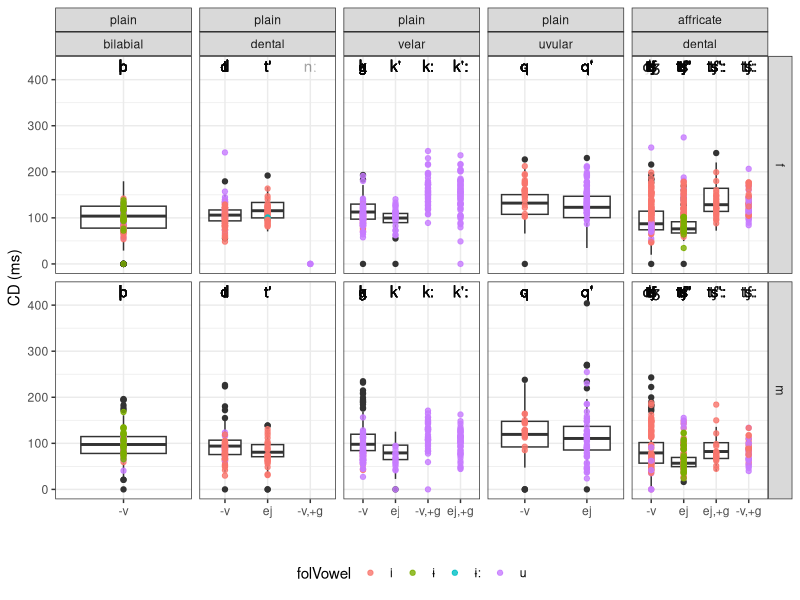
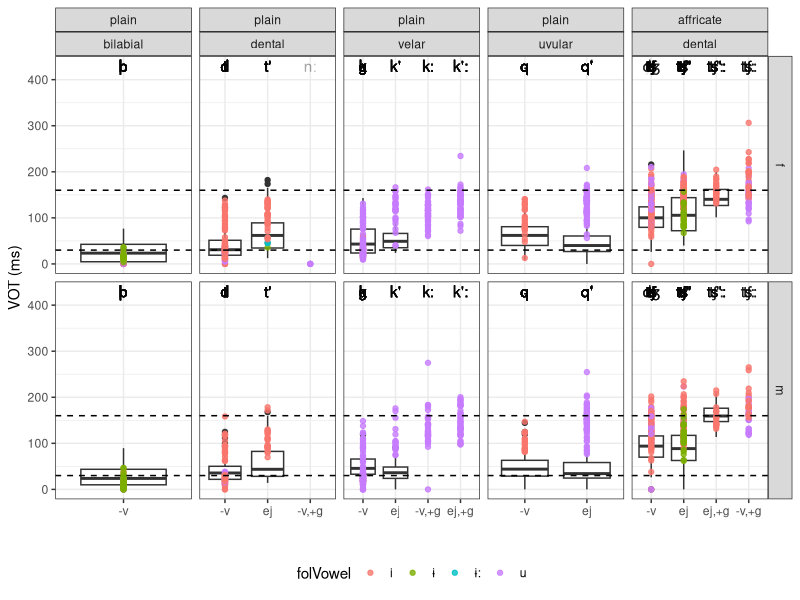
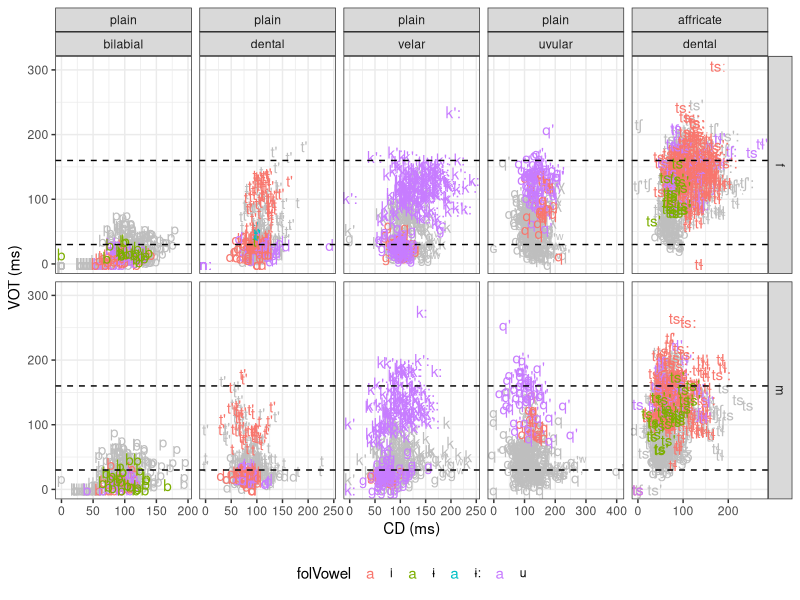

Generate these figures, in order, with R:
## ---- chunk 1
knitr::opts_chunk$set(message = FALSE, warning = FALSE)
library(tidyverse)

df <- read_tsv("data/speakers.csv")

results <- read_tsv("data/results.tsv")
correspondence <- read_tsv("data/correspondence.tsv")

results %>% 
  left_join(correspondence) %>% 
  left_join(df) %>% 
  filter(!grepl("[tʃrlnm]", folVowel),
       !grepl("[tʃrlnm]", prevVowel)) %>% 
  mutate(repetition = ifelse(repetition == "--undefined--", "", repetition),
         repetition = paste(context, repetition),
         folVowDur = as.double(ifelse(folVowDur == "--undefined--",NA, folVowDur)),
         geminate = ifelse(grepl("[ː:]", stop),"+g", "-g"),
         aff_type = ifelse(grepl("[sz]", stop),"dent", NA),
         aff_type = ifelse(grepl("[ʃʒšžǯ]", stop),"alv", aff_type),
         aff_type = ifelse(grepl("ɬ", stop),"lat", aff_type),
         aff_type = ifelse(grepl("χ", stop),"uv", aff_type),
         affric = ifelse(grepl("ɬ", stop),"affricate", affric),
         affric = ifelse(grepl("χ", stop),"affricate", affric),
         affric = ifelse(poa == "uvular", "plain", affric),
         aff_type = ifelse(grepl("χ", stop),"uv", aff_type),
         poa = ifelse(stop == "ɡ", "velar", poa),
         aff_type = factor(aff_type, levels = c("dent", "alv", "lat", "uv")),
         affric = factor(affric, levels = c("plain", "affricate")),
         voice = ifelse(voice == "voiced", "+v", "-v")) %>% 
  mutate(fric = fric * 1000,
         postfric = postfric*1000,
         folVowDur = folVowDur*1000,
         closdur = closdur*1000,
         VOT = fric + postfric,
         cd_n = closdur/folVowDur,
         vot_n = VOT/folVowDur,
         utterance = paste0(context, "_", repetition),
         poa = factor(poa, levels = c("bilabial", "dental", "velar", "uvular")),
         c_type = ifelse(glott == "glottalic", "ej", voice),
         c_type = ifelse(geminate == "+g", paste0(c_type, ",", "+g"), c_type),
         c_type = factor(c_type, levels = c("+v", "-v", "ej", "-v,+g", "ej,+g"))) ->
  final_df

final_df %>%
  mutate(prevVowel = ifelse(is.na(prevVowel), "#", prevVowel)) %>% 
  filter(
    repetition != "iso 4",
    repetition != "iso 5",
    repetition != "iso 6",
    repetition != "iso 0",
    repetition != "iso i",
    repetition != "iso NA",
    prevVowel != "b",
    prevVowel != "g",
    prevVowel != "g\\)",
    prevVowel != "j\\)",
    prevVowel != "k",
    prevVowel != "\\(k",
    prevVowel != "k:",
    prevVowel != "k'",
    prevVowel != "\\(qχ",
    prevVowel != "s",
    prevVowel != "\\(s",
    prevVowel != "w",
    prevVowel != "z",
    prevVowel != "χ",
    folVowel != "ʔ",
    folVowel != "ɢ",
    folVowel != "ʔ\\)",
    folVowel != "b",
    folVowel != "j",
    folVowel != "j",
    folVowel != "j)",
    folVowel != "\\(j\\)",
    folVowel != "k'",
    folVowel != "p'",
    folVowel != "q",
    folVowel != "qχ",
    folVowel != "w",
    folVowel != "\\(w",
    folVowel != "w\\)",
    folVowel != "\\(w\\)",
    stop != "(ʔ",
    stop != "(ʔ)",
    stop != "ʔ)",
    stop != "n:)",
    stop != "n)",
    stop != "(n",    
    stop != "(h",
    stop != "(j",
    stop != "(j)",
    stop != "j)",
    stop != "(s",
    stop != "(w)") ->
  final_df

final_df %>% 
  mutate(stop_label = str_replace_all(final_df$stop, "[wʲʷˤχ\\(\\)\\?]", ""),
         folVowel = str_replace_all(final_df$folVowel, "[\\(\\)]", "")) %>%
    filter(position == "medial") ->
  final_df
## ---- chunk 2
final_df %>%
  filter(folVowel == "ɨ"|
           folVowel == "ɨ:"|
           folVowel == "u"|
           folVowel == "i"|
           folVowel == "i)"
         ) ->
  high_vowels

final_df %>% 
  filter(folVowel == "i"|
           folVowel == "e"|
           folVowel == "ẽ") ->
  front_vowels

## ---- chunk 3
final_df %>%
  filter(
    folVowel != "i",
    folVowel != "i)",
    folVowel != "ɨ",
    folVowel != "ɨ:",
    folVowel != "ɨ)",
    folVowel != "(u)",
    folVowel != "(u",
    folVowel != "u)",
    folVowel != "u"
  ) %>% 
  ggplot(aes(c_type, closdur, label = stop_label))+
  geom_text(aes(y = 430), alpha = 0.1)+
  geom_text(data = high_vowels, aes(y = 430, label = stop_label), alpha = 0.1)+
  geom_boxplot()+
  geom_point(data = high_vowels, alpha = 0.8,
               aes(c_type, closdur, color = folVowel))+
  theme_bw()+
  theme(legend.position="bottom")+
  facet_grid(Gender~affric+poa, scale = "free_x")+
  labs(y = "CD (ms)", x = "")
## ---- chunk 4
final_df %>% 
    filter(
    folVowel != "i",
    folVowel != "i)",
    folVowel != "ɨ",
    folVowel != "ɨ:",
    folVowel != "ɨ)",
    folVowel != "(u)",
    folVowel != "(u",
    folVowel != "u)",
    folVowel != "u",
    folVowel != "ʔ",
    folVowel != "ɢ",
    folVowel != "ʔ)",
    folVowel != "b",
    folVowel != "j",
    folVowel != "j",
    folVowel != "j)",
    folVowel != "(j)",
    folVowel != "k'",
    folVowel != "p'",
    folVowel != "q",
    folVowel != "qχ",
    folVowel != "w",
    folVowel != "(w",
    folVowel != "w)",
    folVowel != "(w)"
  ) %>% 
  ggplot(aes(c_type, VOT, label = stop_label))+
  geom_text(aes(y = 430), alpha = 0.1)+
  geom_text(data = high_vowels, aes(y = 430, label = stop_label), alpha = 0.1)+
  geom_boxplot()+
  geom_point(data = high_vowels, alpha = 0.8,
               aes(c_type, VOT, color = folVowel))+
  theme_bw()+
  theme(legend.position="bottom")+
  geom_hline(yintercept = 30, lty = 2)+
  geom_hline(yintercept = 160, lty = 2)+
  facet_grid(Gender~affric+poa, scale = "free_x")+
  labs(y = "VOT (ms)", x = "")
## ---- chunk 5
final_df %>% 
    filter(
    folVowel != "i",
    folVowel != "i)",
    folVowel != "ɨ",
    folVowel != "ɨ:",
    folVowel != "ɨ)",
    folVowel != "(u)",
    folVowel != "(u",
    folVowel != "u)",
    folVowel != "u",
    folVowel != "ʔ",
    folVowel != "ɢ",
    folVowel != "ʔ)",
    folVowel != "b",
    folVowel != "j",
    folVowel != "j",
    folVowel != "j)",
    folVowel != "(j)",
    folVowel != "k'",
    folVowel != "p'",
    folVowel != "q",
    folVowel != "qχ",
    folVowel != "w",
    folVowel != "(w",
    folVowel != "w)",
    folVowel != "(w)"
  ) %>% 
  ggplot(aes(closdur, VOT, label = stop))+
  geom_text(color = "grey")+
  geom_text(data = high_vowels, aes(closdur, VOT, label = stop_label, color = folVowel))+
  theme_bw()+
  theme(legend.position="bottom")+
  geom_hline(yintercept = 30, lty = 2)+
  geom_hline(yintercept = 160, lty = 2)+
  facet_grid(Gender~affric+poa, scale = "free_x")+
  labs(y = "VOT (ms)", x = "CD (ms)")
